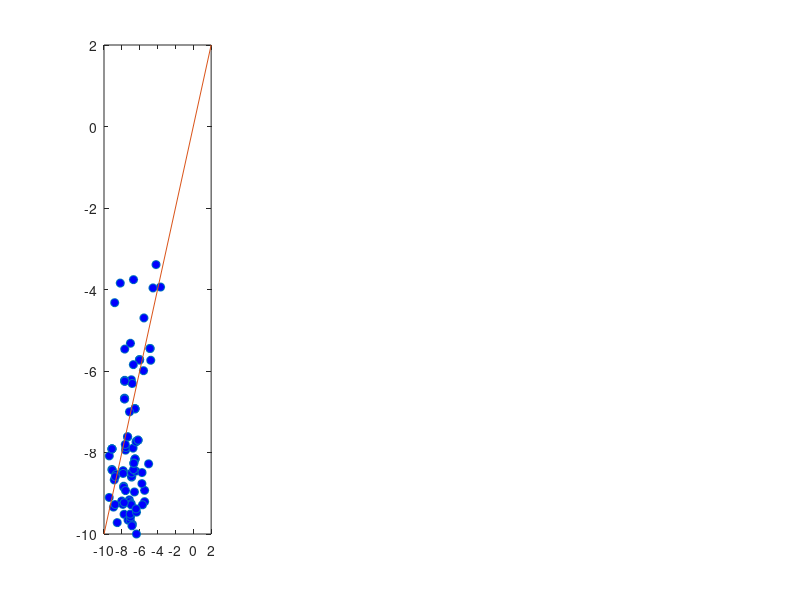

Recreate this plot in MATLAB. (Note: this script raises an error after producing the figure.)
% for paper "Inferring stochastic dynamics of complex systems", T.-T. Gao,
% B. Barzel, and G. Yan
clc; clear;
%load data
data = csvread('PathDataNewValues.csv');
injection = csvread('injection_position.csv');

% NTG
Type1 = zeros(4,size(data,2));
Type1(1,:) = mean(data(1:4,1:end));
std1 = std(data(1:4,1:end));
Type1(2,:) = mean(data(8:15,1:end));
std2 = std(data(8:15,1:end));
Type1(3,:) = mean(data(23:28,1:end));
std3 = std(data(23:28,1:end));
Type1(4,:) = mean(data(34:39,1:end));
std4 = std(data(34:39,1:end));

% G2019S
Type2 = zeros(4,size(data,2));
Type2(1,:) = mean(data(5:7,1:end));
std1 = std(data(5:7,1:end));
Type2(2,:) = mean(data(16:22,1:end));
std2 = std(data(16:22,1:end));
Type2(3,:) = mean(data(29:33,1:end));
std3 = std(data(29:33,1:end));
Type2(4,:) = mean(data(40:end,1:end));
std4 = std(data(40:end,1:end));

% data augumentation
DataSet = zeros(5000,size(data,2)*5);
for i = 1:5000
    m1 = round(rand(1,2).*3+1);
    m2 = round(rand(1,4).*7+8);
    m3 = round(rand(1,3).*5+23);
    m4 = round(rand(1,3).*5+34);
%     DataSet(4*i-3,1:size(data,2)) = injection;
%     DataSet(4*i-3,size(data,2)+1) = 1;
%     DataSet(4*i-3,size(data,2)+2:end) = std1.*randn(1,160).*0.1 + Type1(1,:);
%     DataSet(4*i-2,1:size(data,2)) = injection;
%     DataSet(4*i-2,size(data,2)+1) = 3;
%     DataSet(4*i-2,size(data,2)+2:end) = std2.*randn(1,160).*0.1 + Type1(2,:);
%     DataSet(4*i-1,1:size(data,2)) = injection;
%     DataSet(4*i-1,size(data,2)+1) = 3;
%     DataSet(4*i-1,size(data,2)+2:end) = std3.*randn(1,160).*0.1 + Type1(3,:);
%     DataSet(4*i,1:size(data,2)) = injection;
%     DataSet(4*i,size(data,2)+1) = 3;
%     DataSet(4*i,size(data,2)+2:end) = std4.*randn(1,160).*0.1 + Type1(4,:);
    DataSet(i,1:size(data,2)) = injection;
    DataSet(i,size(data,2)+1:size(data,2)*2) = std1.*randn(1,160).*0.1 + Type1(1,:);
    DataSet(i,size(data,2)*2+1:size(data,2)*3) = std2.*randn(1,160).*0.08 + Type1(2,:);
    DataSet(i,size(data,2)*3+1:size(data,2)*4) = std3.*randn(1,160).*0.08 + Type1(3,:);
    DataSet(i,size(data,2)*4+1:size(data,2)*5) = std4.*randn(1,160).*0.08 + Type1(4,:);
end

%writematrix(DataSet,'initial_injection_dataset.csv');

% load('W.mat');
% %ic*ic -> adjust the matrix
% Wnew = zeros(length(W));
% Wnew(1:length(W)/2,1:length(W)/2) = W(1:length(W)/2,1:length(W)/2);
% Wnew(length(W)/2+1:end,length(W)/2+1:end) = W(length(W)/2+1:end,1:length(W)/2);
% Wnew(length(W)/2+1:end,1:length(W)/2) = W(length(W)/2+1:end,length(W)/2+1:end);
% Wnew(1:length(W)/2,length(W)/2+1:end) = W(1:length(W)/2,length(W)/2+1:end);

A = csvread('TauWValues.csv');
ii = 1;
for i = 1:size(A,1)
    for j = 1:size(A,1)
        if A(i,j) ~= 0
            E(ii,1) = i;
            E(ii,2) = j;
            E(ii,3) = A(i,j);
            ii = ii+1;
        end
    end
end
Enew = sortrows(E,2);

%DataSet = csvread('path_data_augment.csv');
STD = [std1;std2;std3;std4];


% retro A; antero A';
aA = A';
ii = 1;
for i = 1:size(aA,1)
    for j = 1:size(aA,1)
        if aA(i,j) ~= 0
            aE(ii,1) = i;
            aE(ii,2) = j;
            aE(ii,3) = aA(i,j);
            ii = ii+1;
        end
    end
end
aEnew = sortrows(aE,2);

RA_E = [];
RA_E(1:length(aEnew),1:3) = Enew;

for i = 1:length(aEnew)
    m = find(Enew(:,1)==aEnew(i,1));
    n = find(Enew(m,2)==aEnew(i,2));
    if length(m) ~= 0 && length(n) ~= 0
        RA_E(m(n),4) = aEnew(i,3);
    else
        tmp = [aEnew(i,1:2),0,aEnew(i,3)];
        RA_E = [RA_E;tmp];
    end
end
Ret_Ant_E = sortrows(RA_E,2);
kk = Ret_Ant_E(:,3:4);
tempE = [Ret_Ant_E(:,1:2),kk];
%writematrix(tempE,'retro_antero_edge.csv');

% writematrix(DataSet,'augDataSet_ave.csv');

% writematrix(Type1,'aveData.csv');

 D = csvread('TauD.csv');
 Dnew = 1./log(D.^2);
 ii = 1;
for i = 1:size(Dnew,1)
    for j = 1:size(Dnew,1)
        if Dnew(i,j) ~= 0 && Dnew(i,j)>=0.11
            DE(ii,1) = i;
            DE(ii,2) = j;
            DE(ii,3) = Dnew(i,j);
            ii = ii+1;
        end
    end
end
DEnew = sortrows(DE,2);

RA_ED = [];
RA_ED(1:length(Ret_Ant_E),1:4) = Ret_Ant_E;

for i = 1:length(DEnew)
    m = find(Ret_Ant_E(:,1)==DEnew(i,1));
    n = find(Ret_Ant_E(m,2)==DEnew(i,2));
    if length(m) ~= 0 && length(n) == 1
        RA_ED(m(n),5) = DEnew(i,3);
    else
        tmp = [DEnew(i,1:2),0,0,DEnew(i,3)];
        RA_ED = [RA_ED;tmp];
    end
end
Ret_Ant_ED = sortrows(RA_ED,2);

%writematrix(Ret_Ant_ED,'Elist_re_an_eu.csv');
Dnew(Dnew<0.11)=0;

%%
t = [1,3,6,9];
Functions = zeros(4,160);
for i = 1:160
    tmp_r = 0;
    tmp_a = 0;
    tmp_e = 0;
    for j = 1:160
%         tmp_r = tmp_r + (injection(j)./(1+exp(-A(j,i))));
%         tmp_a = tmp_a + (injection(j)./(1+exp(-aA(j,i))));
%         tmp_e = tmp_e + (injection(j)*exp(Dnew(j,i)));
        if A(j,i)~=0
            tmp_r = tmp_r + (injection(j)./(1+exp(-A(j,i))));
        else
            tmp_r = tmp_r + 0;
        end
        if aA(j,i)~=0
            tmp_a = tmp_a + (injection(j)./(1+exp(-aA(j,i))));
        else
            tmp_a = tmp_a + 0;
        end
        if Dnew(j,i) ~=0
            tmp_e = tmp_e + (injection(j)*exp(Dnew(j,i)));
        else
            tmp_e = tmp_e + 0;
        end
    end
    Function(1,i) = injection(i);
    Function(2,i) = tmp_r;
    Function(3,i) = tmp_a;
    Function(4,i) = tmp_e;
end
% coef = zeros(4,160);
% for i = 1:160
% p1 = Function(1,i);
% p2 = Function(2,i);
% p3 = Function(3,i);
% p4 = Function(4,i);
% yy = Type1(:,i);
tt = -[-0.063203;-1.658832;-9.319879;-14.395618];
% %tt = [-0.05293649;-1.730772;-7.7784014;-12.183602];
% ff = fittype(['(c1*',num2str(p1),'+c2*',num2str(p2),'+c3*',num2str(p3),'+c4*',num2str(p4),')*tt'],'dependent',{'yy'},...
%     'independent',{'tt'}, 'coefficients',{'c1','c2','c3','c4'});
% % ff = fittype(['(c1*',num2str(p1),'+c2*',num2str(p2),'+c3*',num2str(p3),')*tt'],'dependent',{'yy'},...
% %   'independent',{'tt'}, 'coefficients',{'c1','c2','c3'})
% myfit = fit(tt,yy,ff);
% coef(1,i) = myfit.c1;
% coef(2,i) = myfit.c2;
% coef(3,i) = myfit.c3;
% coef(4,i) = myfit.c4;
% end

%% tau diffusion prediction
coef = csvread('inferred_coef_NTG.csv');
%coef = csvread('inferred_coef_mutation_re08_ant028.csv');
y_infer = [];
%injection = zeros(1,160);
%idx = randi(160,5,1);
%idx = [60,62,63];
%injection(idx)=1;
for i = 1:160
    tmp_r = 0;
    tmp_a = 0;
    tmp_e = 0;
    for j = 1:160
%         tmp_r = tmp_r + (injection(j)./(1+exp(-A(j,i))));
%         tmp_a = tmp_a + (injection(j)./(1+exp(-aA(j,i))));
%         tmp_e = tmp_e + (injection(j)*exp(Dnew(j,i)));
        if A(j,i)~=0
            tmp_r = tmp_r + (injection(j)./(1+exp(-A(j,i))));
        else
            tmp_r = tmp_r + 0;
        end
        if aA(j,i)~=0
            tmp_a = tmp_a + (injection(j)./(1+exp(-aA(j,i))));
        else
            tmp_a = tmp_a + 0;
        end
        if Dnew(j,i) ~=0
            tmp_e = tmp_e + (injection(j)*exp(Dnew(j,i)));
        else
            tmp_e = tmp_e + 0;
        end
    end
    y_infer(1,i) = (injection(i)*coef(1,i)+tmp_r*coef(2,i)+tmp_a*coef(3,i)+tmp_e*coef(4,i))*tt(1);
    y_infer(2,i) = (injection(i)*coef(1,i)+tmp_r*coef(2,i)+tmp_a*coef(3,i)+tmp_e*coef(4,i))*tt(2);
    y_infer(3,i) = (injection(i)*coef(1,i)+tmp_r*coef(2,i)+tmp_a*coef(3,i)+tmp_e*coef(4,i))*tt(3);
    y_infer(4,i) = (injection(i)*coef(1,i)+tmp_r*coef(2,i)+tmp_a*coef(3,i)+tmp_e*coef(4,i))*tt(4);
end
% y_infer(1,:) = y_infer(1,:)+std1.*randn(1,160).*0.1;
% y_infer(2,:) = y_infer(2,:)+std2.*randn(1,160).*0.1;
% y_infer(3,:) = y_infer(3,:)+std3.*randn(1,160).*0.1;
% y_infer(4,:) = y_infer(4,:)+std4.*randn(1,160).*0.1;

% y_infer(1,:) = y_infer(1,:)+normrnd(0,0.01,1,160).*mean(y_infer(1,:));
% y_infer(2,:) = y_infer(2,:)+normrnd(0,0.01,1,160).*mean(y_infer(2,:));
% y_infer(3,:) = y_infer(3,:)+normrnd(0,0.01,1,160).*mean(y_infer(3,:));
% y_infer(4,:) = y_infer(4,:)+normrnd(0,0.01,1,160).*mean(y_infer(4,:));

y_infer(1,:) = abs(y_infer(1,:));
y_infer(2,:) = abs(y_infer(2,:));
y_infer(3,:) = abs(y_infer(3,:));
y_infer(4,:) = abs(y_infer(4,:));




figure;
subplot(1,4,1)
%set(gcf, 'Position', [500,500,400,400])
plot(log(Type1(1,:)),log(y_infer(1,:)),'o','MarkerFaceColor','b')
hold on
plot([-10,2],[-10,2],'-')
xlim([-10,2]);
ylim([-10,2]); 
mdl = fitlm(Type1(1,:),y_infer(1,:))


subplot(1,4,2)
%set(gcf, 'Position', [500,500,400,400])
plot(log(Type1(2,:)),log(y_infer(2,:)),'o','MarkerFaceColor','b')
hold on
plot([-10,2],[-10,2],'-')
xlim([-10,2]);
ylim([-10,2]); 
mdl = fitlm(Type1(2,:),y_infer(2,:))

subplot(1,4,3)
%set(gcf, 'Position', [500,500,400,400])
plot(log(Type1(3,:)),log(y_infer(3,:)),'o','MarkerFaceColor','b')
hold on
plot([-10,2],[-10,2],'-')
xlim([-10,2]);
ylim([-10,2]); 
mdl = fitlm(Type1(3,:),y_infer(3,:))

subplot(1,4,4)
%set(gcf, 'Position', [500,500,400,400])
plot(log(Type1(4,:)),log(y_infer(4,:)),'o','MarkerFaceColor','b')
hold on
plot([-10,2],[-10,2],'-')
xlim([-10,2]);
ylim([-10,2]); 
mdl = fitlm(Type1(4,:),y_infer(4,:))



% figure;
% subplot(1,4,1)
% %set(gcf, 'Position', [500,500,400,400])
% plot(log(Type2(1,:)),log(y_infer(1,:)),'o','MarkerFaceColor','b')
% hold on
% plot([-10,2],[-10,2],'-')
% xlim([-10,2]);
% ylim([-10,2]); 
% mdl = fitlm(Type2(1,:),y_infer(1,:))
% 
% 
% subplot(1,4,2)
% %set(gcf, 'Position', [500,500,400,400])
% plot(log(Type2(2,:)),log(y_infer(2,:)),'o','MarkerFaceColor','b')
% hold on
% plot([-10,2],[-10,2],'-')
% xlim([-10,2]);
% ylim([-10,2]); 
% mdl = fitlm(Type2(2,:),y_infer(2,:))
% 
% subplot(1,4,3)
% %set(gcf, 'Position', [500,500,400,400])
% plot(log(Type2(3,:)),log(y_infer(3,:)),'o','MarkerFaceColor','b')
% hold on
% plot([-10,2],[-10,2],'-')
% xlim([-10,2]);
% ylim([-10,2]); 
% mdl = fitlm(Type2(3,:),y_infer(3,:))
% 
% subplot(1,4,4)
% %set(gcf, 'Position', [500,500,400,400])
% plot(log(Type2(4,:)),log(y_infer(4,:)),'o','MarkerFaceColor','b')
% hold on
% plot([-10,2],[-10,2],'-')
% xlim([-10,2]);
% ylim([-10,2]); 
% mdl = fitlm(Type2(4,:),y_infer(4,:))
% 
% %writematrix(y_infer,'inferred_tau_path_0633.csv');

%% null model test
% rsquare = zeros(500,4);
% Error = zeros(4,500);
% for nt = 1:500
% y_infer = [];
% injection = zeros(1,160);
% %idx = randi(160,5,1);
% idx = [52,60,62,63,96];
% %idx = [60,62,63,96];
% injection(idx)=1;
% for i = 1:160
%     tmp_r = 0;
%     tmp_a = 0;
%     tmp_e = 0;
%     for j = 1:160
%         tmp_r = tmp_r + (injection(j)./(1+exp(-A(j,i))));
%         tmp_a = tmp_a + (injection(j)./(1+exp(-aA(j,i))));
%         tmp_e = tmp_e + (injection(j)*exp(Dnew(j,i)));
%     end
%     y_infer(1,i) = (injection(i)*coef(1,i)+tmp_r*coef(2,i)+tmp_a*coef(3,i)+tmp_e*coef(4,i))*tt(1);
%     y_infer(2,i) = (injection(i)*coef(1,i)+tmp_r*coef(2,i)+tmp_a*coef(3,i)+tmp_e*coef(4,i))*tt(2);
%     y_infer(3,i) = (injection(i)*coef(1,i)+tmp_r*coef(2,i)+tmp_a*coef(3,i)+tmp_e*coef(4,i))*tt(3);
%     y_infer(4,i) = (injection(i)*coef(1,i)+tmp_r*coef(2,i)+tmp_a*coef(3,i)+tmp_e*coef(4,i))*tt(4);
%     
% end
% y_infer(1,:) = y_infer(1,:)+std1.*randn(1,160).*0.1;
% y_infer(2,:) = y_infer(2,:)+std2.*randn(1,160).*0.1;
% y_infer(3,:) = y_infer(3,:)+std3.*randn(1,160).*0.1;
% y_infer(4,:) = y_infer(4,:)+std4.*randn(1,160).*0.1;
% 
% y_infer(1,:) = abs(y_infer(1,:));
% y_infer(2,:) = abs(y_infer(2,:));
% y_infer(3,:) = abs(y_infer(3,:));
% y_infer(4,:) = abs(y_infer(4,:));
% 
% error_tmp = sum(abs(Type1-y_infer),2);
% 
% mdl1 = fitlm(Type1(1,:),y_infer(1,:));
% mdl2 = fitlm(Type1(2,:),y_infer(2,:));
% mdl3 = fitlm(Type1(3,:),y_infer(3,:));
% mdl4 = fitlm(Type1(4,:),y_infer(4,:));
% 
% rsquare(nt,1) = mdl1.Rsquared.Ordinary;
% rsquare(nt,2) = mdl2.Rsquared.Ordinary;
% rsquare(nt,3) = mdl3.Rsquared.Ordinary;
% rsquare(nt,4) = mdl4.Rsquared.Ordinary;
% 
% Error(:,nt) = error_tmp;
% 
% 
% end

%% 
name_id = fopen('names.csv');
Names = textscan(name_id,'%s%d%f%d','Delimiter',',');
fclose(name_id);

tmpy = csvread('inferred_tau_path.csv');
aa = load('namelist.mat');
aa = aa.aa;
tmpy = y_infer;
figure;
set(gcf, 'Position', [500,500,600,400])
xd = [1,2,3,4];
for i = 121:160 %change the range to get the different rigions' results
tmpstd = [std1(i);std2(i);std3(i);std4(i);];
%Infer = [Type1(:,i),tmpstd,tmpy(:,i)];
row_index = ceil(i/8);
column_index = i-(row_index-1)*8;
subplot(5,8,i-120)
e = errorbar(xd,Type1(:,i),tmpstd,'.','linewidth',1)
e.Color = 'blue';
hold on
plot(xd,Type1(:,i),'b-','linewidth',1)
plot(tmpy(:,i),'-','linewidth',1)
set(gca,'xticklabel',[])
title(aa{i})
end
